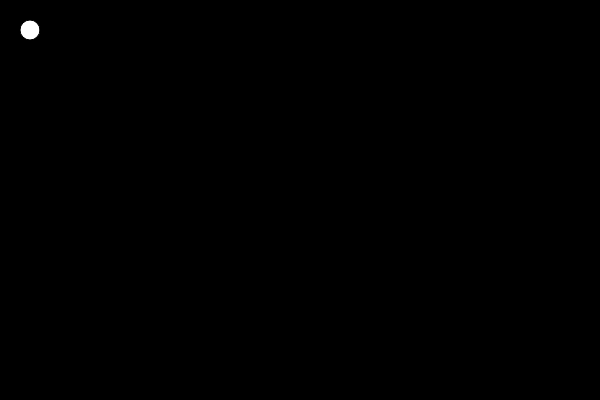
Frame 1 (no input)
Frame 60 (no input): identical to frame 1, image omitted
Frame 120 (the mouse pressed at the canvas centre since frame 60): identical to frame 1, image omitted

The p5.js sketch that drew this single still picture (run headless with seeded random() and noise() and a simulated clock; from frame 60 on, the mouse is pressed at the canvas centre):

// p5.js sketch
// ── sketch.js
function setup() {
  createCanvas(600, 400);
}

function draw() {
  background(0);
// Draw a circle at location (30, 30) with a diameter of 20.
circle(30, 30, 20);
describe('white circle with black outline in mid of gray canvas');
}  
